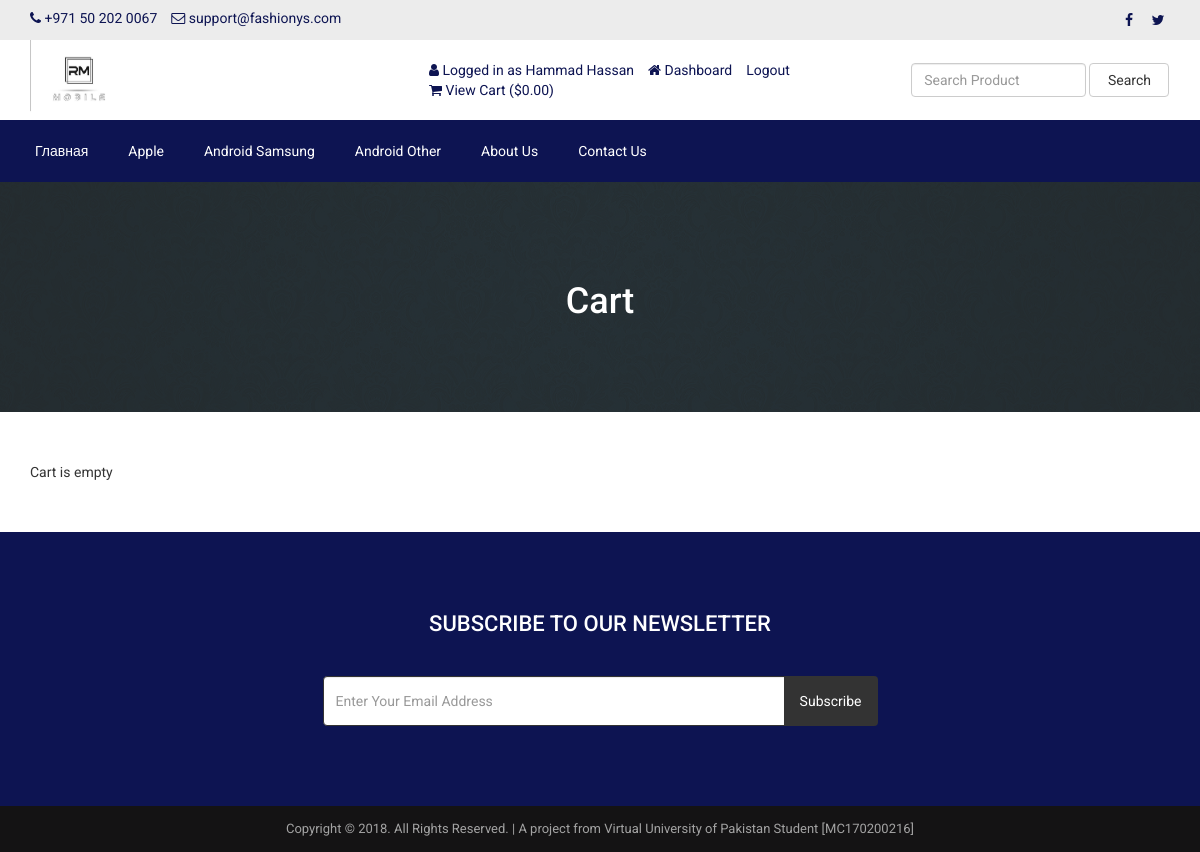
Screenshot of /cart.php (signed in) with the database file from the repository.
### tables this page shows
CREATE TABLE `tbl_settings` (
  `id` int(11) NOT NULL,
  `logo` varchar(255) NOT NULL,
  `favicon` varchar(255) NOT NULL,
  `footer_about` text NOT NULL,
  `footer_copyright` text NOT NULL,
  `contact_address` text NOT NULL,
  `contact_email` varchar(255) NOT NULL,
  `contact_phone` varchar(255) NOT NULL,
  `contact_fax` varchar(255) NOT NULL,
  `contact_map_iframe` text NOT NULL,
  `receive_email` varchar(255) NOT NULL,
  `receive_email_subject` varchar(255) NOT NULL,
  `receive_email_thank_you_message` text NOT NULL,
  `forget_password_message` text NOT NULL,
  `total_recent_post_footer` int(10) NOT NULL,
  `total_popular_post_footer` int(10) NOT NULL,
  `total_recent_post_sidebar` int(11) NOT NULL,
  `total_popular_post_sidebar` int(11) NOT NULL,
  `total_featured_product_home` int(11) NOT NULL,
  `total_latest_product_home` int(11) NOT NULL,
  `total_popular_product_home` int(11) NOT NULL,
  `meta_title_home` text NOT NULL,
  `meta_keyword_home` text NOT NULL,
  `meta_description_home` text NOT NULL,
  `banner_login` varchar(255) NOT NULL,
  `banner_registration` varchar(255) NOT NULL,
  `banner_forget_password` varchar(255) NOT NULL,
  `banner_reset_password` varchar(255) NOT NULL,
  `banner_search` varchar(255) NOT NULL,
  `banner_cart` varchar(255) NOT NULL,
  `banner_checkout` varchar(255) NOT NULL,
  `banner_product_category` varchar(255) NOT NULL,
  `banner_blog` varchar(255) NOT NULL,
  `cta_title` varchar(255) NOT NULL,
  `cta_content` text NOT NULL,
  `cta_read_more_text` varchar(255) NOT NULL,
  `cta_read_more_url` varchar(255) NOT NULL,
  `cta_photo` varchar(255) NOT NULL,
  `featured_product_title` varchar(255) NOT NULL,
  `featured_product_subtitle` varchar(255) NOT NULL,
  `latest_product_title` varchar(255) NOT NULL,
  `latest_product_subtitle` varchar(255) NOT NULL,
  `popular_product_title` varchar(255) NOT NULL,
  `popular_product_subtitle` varchar(255) NOT NULL,
  `testimonial_title` varchar(255) NOT NULL,
  `testimonial_subtitle` varchar(255) NOT NULL,
  `testimonial_photo` varchar(255) NOT NULL,
  `blog_title` varchar(255) NOT NULL,
  `blog_subtitle` varchar(255) NOT NULL,
  `newsletter_text` text NOT NULL,
  `paypal_email` varchar(255) NOT NULL,
  `stripe_public_key` varchar(255) NOT NULL,
  `stripe_secret_key` varchar(255) NOT NULL,
  `bank_detail` text NOT NULL,
  `before_head` text NOT NULL,
  `after_body` text NOT NULL,
  `before_body` text NOT NULL,
  `home_service_on_off` int(11) NOT NULL,
  `home_welcome_on_off` int(11) NOT NULL,
  `home_featured_product_on_off` int(11) NOT NULL,
  `home_latest_product_on_off` int(11) NOT NULL,
  `home_popular_product_on_off` int(11) NOT NULL,
  `home_testimonial_on_off` int(11) NOT NULL,
  `home_blog_on_off` int(11) NOT NULL,
  `newsletter_on_off` int(11) NOT NULL,
  `ads_above_welcome_on_off` int(1) NOT NULL,
  `ads_above_featured_product_on_off` int(1) NOT NULL,
  `ads_above_latest_product_on_off` int(1) NOT NULL,
  `ads_above_popular_product_on_off` int(1) NOT NULL,
  `ads_above_testimonial_on_off` int(1) NOT NULL,
  `ads_category_sidebar_on_off` int(1) NOT NULL
);

CREATE TABLE `tbl_social` (
  `social_id` int(11) NOT NULL,
  `social_name` varchar(30) NOT NULL,
  `social_url` varchar(255) NOT NULL,
  `social_icon` varchar(30) NOT NULL
);

CREATE TABLE `tbl_top_category` (
  `tcat_id` int(11) NOT NULL,
  `tcat_name` varchar(255) NOT NULL,
  `show_on_menu` int(1) NOT NULL
);

CREATE TABLE `tbl_page` (
  `id` int(11) NOT NULL,
  `about_title` varchar(255) NOT NULL,
  `about_content` text NOT NULL,
  `about_banner` varchar(255) NOT NULL,
  `about_meta_title` varchar(255) NOT NULL,
  `about_meta_keyword` text NOT NULL,
  `about_meta_description` text NOT NULL,
  `faq_title` varchar(255) NOT NULL,
  `faq_banner` varchar(255) NOT NULL,
  `faq_meta_title` varchar(255) NOT NULL,
  `faq_meta_keyword` text NOT NULL,
  `faq_meta_description` text NOT NULL,
  `blog_title` varchar(255) NOT NULL,
  `blog_banner` varchar(255) NOT NULL,
  `blog_meta_title` varchar(255) NOT NULL,
  `blog_meta_keyword` text NOT NULL,
  `blog_meta_description` text NOT NULL,
  `contact_title` varchar(255) NOT NULL,
  `contact_banner` varchar(255) NOT NULL,
  `contact_meta_title` varchar(255) NOT NULL,
  `contact_meta_keyword` text NOT NULL,
  `contact_meta_description` text NOT NULL,
  `pgallery_title` varchar(255) NOT NULL,
  `pgallery_banner` varchar(255) NOT NULL,
  `pgallery_meta_title` varchar(255) NOT NULL,
  `pgallery_meta_keyword` text NOT NULL,
  `pgallery_meta_description` text NOT NULL,
  `vgallery_title` varchar(255) NOT NULL,
  `vgallery_banner` varchar(255) NOT NULL,
  `vgallery_meta_title` varchar(255) NOT NULL,
  `vgallery_meta_keyword` text NOT NULL,
  `vgallery_meta_description` text NOT NULL
);

### cart.php (the view, shortened to what this page needs)
<?php require_once('header.php'); ?>
<?php
$statement = $pdo->prepare("SELECT * FROM tbl_settings WHERE id=1");
$statement->execute();
$result = $statement->fetchAll(PDO::FETCH_ASSOC);
foreach ($result as $row) {
    $banner_cart = $row['banner_cart'];
}
?>
<div class="page-banner" style="background-image: url(assets/uploads/<?php echo $banner_cart; ?>)">
    <div class="overlay"></div>
    <div class="page-banner-inner">
        <h1><?php echo LANG_VALUE_18; ?></h1>
    </div>
</div>
<div class="page">
	<div class="container">
		<div class="row">
			<div class="col-md-12">
                <?php if(!isset($_SESSION['cart_p_id'])): ?>
                    <?php echo 'Cart is empty'; ?>
                <?php endif; ?>
			</div>
		</div>
	</div>
</div>
<?php require_once('footer.php'); ?>

### header.php (shortened to what this page needs)
<?php
include("admin/inc/config.php");
$statement = $pdo->prepare("SELECT * FROM tbl_settings WHERE id=1");
$statement->execute();
$result = $statement->fetchAll(PDO::FETCH_ASSOC);
foreach ($result as $row)
{
	$contact_email = $row['contact_email'];
	$contact_phone = $row['contact_phone'];
}
?>
<!DOCTYPE html>
<html lang="en">
<head>
	<link rel="stylesheet" href="assets/css/bootstrap.min.css">
	<link rel="stylesheet" href="assets/css/font-awesome.min.css">
	<link rel="stylesheet" href="assets/css/owl.carousel.min.css">
	<link rel="stylesheet" href="assets/css/owl.theme.default.min.css">
	<link rel="stylesheet" href="assets/css/jquery.bxslider.min.css">
    <link rel="stylesheet" href="assets/css/magnific-popup.css">
    <link rel="stylesheet" href="assets/css/rating.css">
	<link rel="stylesheet" href="assets/css/spacing.css">
	<link rel="stylesheet" href="assets/css/bootstrap-touch-slider.css">
	<link rel="stylesheet" href="assets/css/animate.min.css">
	<link rel="stylesheet" href="assets/css/tree-menu.css">
	<link rel="stylesheet" href="assets/css/select2.min.css">
	<link rel="stylesheet" href="assets/css/main.css">
	<link rel="stylesheet" href="assets/css/responsive.css">
	<?php
	$statement = $pdo->prepare("SELECT * FROM tbl_page WHERE id=1");
	$statement->execute();
	$result = $statement->fetchAll(PDO::FETCH_ASSOC);
		?>
</head>
<body>
<div class="top">
	<div class="container">
		<div class="row">
			<div class="col-md-6 col-sm-6 col-xs-12">
				<div class="left">
					<ul>
						<li><i class="fa fa-phone"></i> <?php echo $contact_phone; ?></li>
						<li><i class="fa fa-envelope-o"></i> <?php echo $contact_email; ?></li>
					</ul>
				</div>
			</div>
			<div class="col-md-6 col-sm-6 col-xs-12">
				<div class="right">
					<ul>
						<?php
						$statement = $pdo->prepare("SELECT * FROM tbl_social");
						$statement->execute();
						$result = $statement->fetchAll(PDO::FETCH_ASSOC);
						foreach ($result as $row) {
							?>
							<?php if($row['social_url'] != ''): ?>
							<li><a href="<?php echo $row['social_url']; ?>"><i class="<?php echo $row['social_icon']; ?>"></i></a></li>
							<?php endif; ?>
							<?php
						}
						?>
					</ul>
				</div>
			</div>
		</div>
	</div>
</div>
<div class="header">
	<div class="container">
		<div class="row inner">
			<div class="col-md-4 logo">
				<a href="index.php"><img src="assets/uploads/logo.jpg" alt="logo image"></a>
			</div>
			<div class="col-md-5 right">
				<ul>
					<?php
					if(isset($_SESSION['customer'])) {
						?>
						<li><i class="fa fa-user"></i> <?php echo LANG_VALUE_13; ?> <?php echo $_SESSION['customer']['cust_name']; ?></li>
						<li><a href="dashboard.php"><i class="fa fa-home"></i> <?php echo LANG_VALUE_89; ?></a></li>
						<li><a href="logout.php">Logout</a></li>
						<?php
					} else {
						?>
						<li><a href="login.php"><i class="fa fa-sign-in"></i> <?php echo LANG_VALUE_9; ?></a></li>
						<li><a href="registration.php"><i class="fa fa-user-plus"></i> <?php echo LANG_VALUE_15; ?></a></li>
						<?php
					}
					?>
					<li><a href="cart.php"><i class="fa fa-shopping-cart"></i> <?php echo LANG_VALUE_19; ?> (<?php echo LANG_VALUE_1; ?><?php
					if(isset($_SESSION['cart_p_id'])) {
						$table_total_price = 0;
						$i=0;
	                    foreach($_SESSION['cart_p_qty'] as $key => $value)
	                    {
	                        $i++;
	                        $arr_cart_p_qty[$i] = $value;
	                    }                    $i=0;
	                    foreach($_SESSION['cart_p_current_price'] as $key => $value)
	                    {
	                        $i++;
	                        $arr_cart_p_current_price[$i] = $value;
	                    }
	                    for($i=1;$i<=count($arr_cart_p_qty);$i++) {
	                    	$row_total_price = $arr_cart_p_current_price[$i]*$arr_cart_p_qty[$i];
	                        $table_total_price = $table_total_price + $row_total_price;
	                    }
						echo $table_total_price;
					} else {
						echo '0.00';
					}
					?>)</a></li>
				</ul>
			</div>
			<div class="col-md-3 search-area">
				<form class="navbar-form navbar-left" role="search" action="search-result.php" method="get">
					<div class="form-group">
						<input type="text" class="form-control search-top" placeholder="<?php echo LANG_VALUE_2; ?>" name="search_text">
					</div>
					<button type="submit" class="btn btn-default"><?php echo LANG_VALUE_3; ?></button>
				</form>
			</div>
		</div>
	</div>
</div>
<div class="nav">
	<div class="container">
		<div class="row">
			<div class="col-md-12 pl_0 pr_0">
				<div class="menu-container">
					<div class="menu">
						<ul>
							<li><a href="index.php">Главная </a></li>
							<?php
							$statement = $pdo->prepare("SELECT * FROM tbl_top_category WHERE show_on_menu=1");
							$statement->execute();
							$result = $statement->fetchAll(PDO::FETCH_ASSOC);
							foreach ($result as $row) {
								?>
								<li><a href="product-category.php?id=<?php echo $row['tcat_id']; ?>&type=top-category"><?php echo $row['tcat_name']; ?></a>
								</li>
								<?php
							}
							?>
							<?php
							$statement = $pdo->prepare("SELECT * FROM tbl_page WHERE id=1");
							$statement->execute();
							$result = $statement->fetchAll(PDO::FETCH_ASSOC);
							foreach ($result as $row) {
								$about_title = $row['about_title'];
								$contact_title = $row['contact_title'];
							}
							?>
							<li><a href="about.php"><?php echo $about_title; ?></a></li>
							<li><a href="contact.php"><?php echo $contact_title; ?></a></li>
						</ul>
					</div>
				</div>
			</div>
		</div>
	</div>
</div>

### footer.php (shortened to what this page needs)
<?php
$statement = $pdo->prepare("SELECT * FROM tbl_settings WHERE id=1");
$statement->execute();
$result = $statement->fetchAll(PDO::FETCH_ASSOC);
foreach ($result as $row)
{
	$footer_copyright = $row['footer_copyright'];
    $newsletter_on_off = $row['newsletter_on_off'];
}
?>
<?php if($newsletter_on_off == 1): ?>
<section class="home-newsletter">
	<div class="container">
		<div class="row">
			<div class="col-md-6 col-md-offset-3">
				<div class="single">
				<form action="" method="post">
					<h2><?php echo LANG_VALUE_93; ?></h2>
					<div class="input-group">
			        	<input type="email" class="form-control" placeholder="<?php echo LANG_VALUE_95; ?>" name="email_subscribe">
			         	<span class="input-group-btn">
			         	<button class="btn btn-theme" type="submit" name="form_subscribe"><?php echo LANG_VALUE_92; ?></button>
			         	</span>
			        </div>
				</div>
			</div>
		</div>
	</div>
</section>
<?php endif; ?>
<div class="footer-bottom">
	<div class="container">
		<div class="row">
			<div class="col-md-12 copyright">
				<?php echo $footer_copyright; ?>
			</div>
		</div>
	</div>
</div>
</body>
</html>

### assets/css/main.css (style rules this page uses)
* { margin: 0; padding: 0; }
body { font-family: 'Roboto', sans-serif; font-size: 14px; }
h1, h2, h3, h4, h5, h6 { font-family: 'Roboto', sans-serif; }
a { text-decoration: none; }
.top { width: 100%; height: 40px; background: #ececec; }
.top .left { float: left; }
.top .left ul { padding-top: 8px; }
.top .left ul li { list-style-type: none; float: left; margin-right: 14px; color: #0d1452; }
.top .left ul li i { color: #0d1452; }
.top .right { float: right; }
.top .right ul { padding-top: 8px; }
.top .right ul li { list-style-type: none; float: left; margin-left: 5px; }
.top .right ul li a { color: #0d1452; width: 24px; height: 24px; line-height: 24px; text-align: center; border-radius: 50%; display: block; transition: all 0.4s ease; }
.header { width: 100%; height: auto; background: #fff; }
.header .inner { height: auto; display: table; }
.header .logo { float: none; display: table-cell; vertical-align: middle; }
.header .logo img { max-width: 100%; height: 80px; }
.header .navbar-form .form-control { width: 300px; }
.header .search-area { float: none; display: table-cell; vertical-align: middle; }
.header .search-area .form-group { width: calc(100% - 84px); }
.header .search-area button { width: 80px; }
.header .search-area form { width: 100%; }
.header .right { float: none; display: table-cell; vertical-align: middle; padding-right: 0; }
.header .right ul { float: right; margin-bottom: 0; }
.header .right ul li { list-style-type: none; float: left; margin-left: 14px; color: #0d1452; }
.header .right ul li a { color: #0d1452; }
.header .navbar-form .search-top { width: 100%; }
.nav { background: #0d1452; }
.menu-container { width: 100%; margin: 0 auto; background: #0d1452; }
.menu-dropdown-icon:before { content: "\f067"; font-family: "FontAwesome"; display: none; cursor: pointer; float: right; padding: 1.5em 2em; background: #fff; color: #333; }
.menu > ul { margin: 0 auto; width: 100%; list-style: none; padding: 0; position: relative; box-sizing: border-box; }
.menu > ul:before, .menu > ul:after { content: ""; display: table; }
.menu > ul:after { clear: both; }
.menu > ul > li { float: left; padding: 0; margin: 0; }
.menu > ul > li a { text-decoration: none; padding: 1.5em 20px; display: block; color: #fff; }
.footer-bottom { width: 100%; height: auto; background: #141314; padding: 14px 0; }
.footer-bottom .copyright { font-size: 13px; color: #a3a3a3; text-align: center; }
.page-banner { width: 100%; height: auto; background-repeat: no-repeat; background-position: center center; -webkit-background-size: cover; background-size: cover; position: relative; padding-top: 80px; padding-bottom: 80px; overflow: hidden; }
.page-banner .overlay { position: absolute; left: 0; top: 0; width: 100%; height: 100%; opacity: 0.7; background: #333; }
.page-banner h1 { color: #fff; text-align: center; z-index: 999; position: relative; }
.page { width: 100%; height: auto; padding-top: 50px; padding-bottom: 50px; }
.home-newsletter { padding: 80px 0; background: #0d1452; }
.home-newsletter .single { max-width: 650px; margin: 0 auto; text-align: center; position: relative; z-index: 2; }
.home-newsletter .single h2 { font-size: 22px; color: white; text-transform: uppercase; margin-bottom: 40px; margin-top: 0; }
.home-newsletter .single .form-control { height: 50px; border-color: #333; outline: none; }
.home-newsletter .single .btn { min-height: 50px; background: #333; color: #fff; padding-left: 15px; padding-right: 15px; }

### assets/css/responsive.css (style rules this page uses)
@media only screen and (min-width: 992px) { .header .inner { width: 100%; } }
@media only screen and (min-width: 992px) { .header .search-area { padding-right: 0; } }
@media only screen and (min-width: 992px) { .header .search-area form { padding-right: 0; } }
@media only screen and (min-width: 992px) { .header .container { padding-right: 0; } }

### rows the page displays
tbl_settings: contact_phone "+971 50 202 0067", contact_email "support@fashionys.com", banner_cart (picture), footer_copyright "Copyright © 2018. All Rights Reserved. | A project from Virtual University of Pakistan Student [MC170200216]"
tbl_top_category: tcat_name "Apple"
tbl_top_category: tcat_name "Android Samsung"
tbl_top_category: tcat_name "Android Other"
tbl_page: about_title "About Us", contact_title "Contact Us"

### other values shown
LANG_VALUE_13 "Logged in as"
$_SESSION['customer']['cust_name'] "Hammad Hassan"
LANG_VALUE_89 "Dashboard"
LANG_VALUE_19 "View Cart"
LANG_VALUE_1 "$"
LANG_VALUE_3 "Search"
LANG_VALUE_18 "Cart"
LANG_VALUE_93 "SUBSCRIBE TO OUR NEWSLETTER"
LANG_VALUE_92 "Subscribe"
